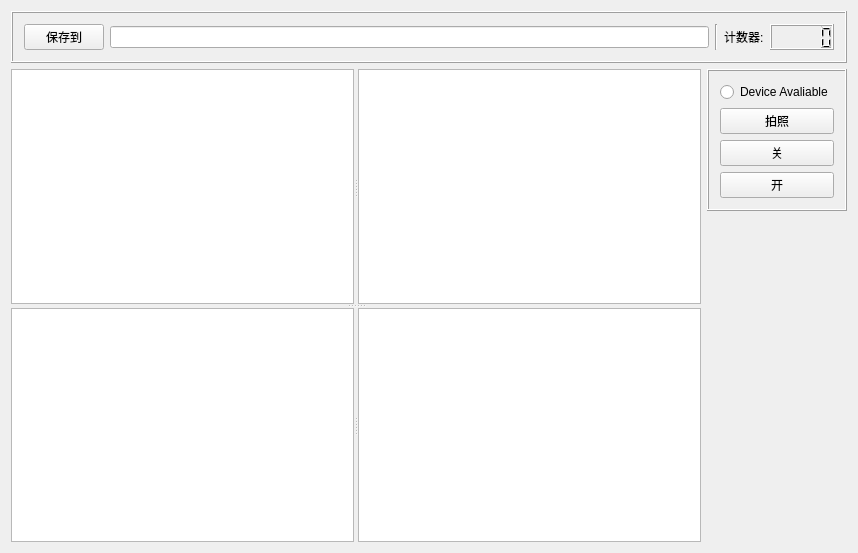
<?xml version="1.0" encoding="UTF-8"?>
<ui version="4.0">
 <class>CameraView</class>
 <widget class="QWidget" name="CameraView">
  <property name="geometry">
   <rect>
    <x>0</x>
    <y>0</y>
    <width>858</width>
    <height>553</height>
   </rect>
  </property>
  <property name="windowTitle">
   <string>相机</string>
  </property>
  <layout class="QGridLayout" name="gridLayout_2">
   <item row="1" column="0" rowspan="2">
    <widget class="QSplitter" name="splitter_3">
     <property name="orientation">
      <enum>Qt::Vertical</enum>
     </property>
     <widget class="QSplitter" name="splitter_U">
      <property name="orientation">
       <enum>Qt::Horizontal</enum>
      </property>
      <widget class="QGraphicsView" name="graphicsView_L"/>
      <widget class="QGraphicsView" name="graphicsView_R"/>
     </widget>
     <widget class="QSplitter" name="splitter_D">
      <property name="orientation">
       <enum>Qt::Horizontal</enum>
      </property>
      <widget class="QGraphicsView" name="graphicsView_RGB"/>
      <widget class="QGraphicsView" name="graphicsView_Depth"/>
     </widget>
    </widget>
   </item>
   <item row="1" column="1">
    <widget class="QFrame" name="frame">
     <property name="maximumSize">
      <size>
       <width>140</width>
       <height>16777215</height>
      </size>
     </property>
     <property name="frameShape">
      <enum>QFrame::Box</enum>
     </property>
     <property name="frameShadow">
      <enum>QFrame::Raised</enum>
     </property>
     <layout class="QGridLayout" name="gridLayout">
      <item row="3" column="0" colspan="2">
       <widget class="QPushButton" name="pushButton_CameraOn">
        <property name="minimumSize">
         <size>
          <width>0</width>
          <height>0</height>
         </size>
        </property>
        <property name="maximumSize">
         <size>
          <width>16777215</width>
          <height>16777215</height>
         </size>
        </property>
        <property name="text">
         <string>开</string>
        </property>
       </widget>
      </item>
      <item row="2" column="0" colspan="2">
       <widget class="QPushButton" name="pushButton_CameraOff">
        <property name="enabled">
         <bool>true</bool>
        </property>
        <property name="minimumSize">
         <size>
          <width>0</width>
          <height>0</height>
         </size>
        </property>
        <property name="maximumSize">
         <size>
          <width>16777215</width>
          <height>16777215</height>
         </size>
        </property>
        <property name="text">
         <string>关</string>
        </property>
       </widget>
      </item>
      <item row="1" column="0" colspan="2">
       <widget class="QPushButton" name="pushButton_Shot">
        <property name="enabled">
         <bool>true</bool>
        </property>
        <property name="minimumSize">
         <size>
          <width>0</width>
          <height>0</height>
         </size>
        </property>
        <property name="maximumSize">
         <size>
          <width>16777215</width>
          <height>16777215</height>
         </size>
        </property>
        <property name="text">
         <string>拍照</string>
        </property>
       </widget>
      </item>
      <item row="0" column="0" colspan="2">
       <widget class="QRadioButton" name="radioButton">
        <property name="text">
         <string>Device Avaliable</string>
        </property>
       </widget>
      </item>
     </layout>
    </widget>
   </item>
   <item row="2" column="1">
    <spacer name="verticalSpacer">
     <property name="orientation">
      <enum>Qt::Vertical</enum>
     </property>
     <property name="sizeHint" stdset="0">
      <size>
       <width>20</width>
       <height>350</height>
      </size>
     </property>
    </spacer>
   </item>
   <item row="0" column="0" colspan="2">
    <widget class="QFrame" name="frame_4">
     <property name="maximumSize">
      <size>
       <width>16777215</width>
       <height>16777215</height>
      </size>
     </property>
     <property name="frameShape">
      <enum>QFrame::Box</enum>
     </property>
     <property name="frameShadow">
      <enum>QFrame::Raised</enum>
     </property>
     <layout class="QHBoxLayout" name="horizontalLayout_3">
      <item>
       <widget class="QPushButton" name="pushButton_FindSavePath">
        <property name="text">
         <string>保存到</string>
        </property>
       </widget>
      </item>
      <item>
       <widget class="QLineEdit" name="lineEdit_SavePath">
        <property name="readOnly">
         <bool>true</bool>
        </property>
       </widget>
      </item>
      <item>
       <widget class="Line" name="line">
        <property name="orientation">
         <enum>Qt::Vertical</enum>
        </property>
       </widget>
      </item>
      <item>
       <widget class="QLabel" name="label">
        <property name="text">
         <string>计数器:</string>
        </property>
       </widget>
      </item>
      <item>
       <widget class="QLCDNumber" name="lcdNumber"/>
      </item>
     </layout>
    </widget>
   </item>
  </layout>
 </widget>
 <layoutdefault spacing="6" margin="11"/>
 <resources/>
 <connections>
  <connection>
   <sender>pushButton_FindSavePath</sender>
   <signal>clicked()</signal>
   <receiver>CameraView</receiver>
   <slot>OnFindSavePath()</slot>
   <hints>
    <hint type="sourcelabel">
     <x>72</x>
     <y>30</y>
    </hint>
    <hint type="destinationlabel">
     <x>109</x>
     <y>3</y>
    </hint>
   </hints>
  </connection>
  <connection>
   <sender>pushButton_CameraOn</sender>
   <signal>clicked()</signal>
   <receiver>CameraView</receiver>
   <slot>OnCameraPowerOn()</slot>
   <hints>
    <hint type="sourcelabel">
     <x>569</x>
     <y>80</y>
    </hint>
    <hint type="destinationlabel">
     <x>450</x>
     <y>56</y>
    </hint>
   </hints>
  </connection>
  <connection>
   <sender>pushButton_CameraOff</sender>
   <signal>clicked()</signal>
   <receiver>CameraView</receiver>
   <slot>OnCameraPowerOff()</slot>
   <hints>
    <hint type="sourcelabel">
     <x>665</x>
     <y>79</y>
    </hint>
    <hint type="destinationlabel">
     <x>691</x>
     <y>58</y>
    </hint>
   </hints>
  </connection>
  <connection>
   <sender>pushButton_Shot</sender>
   <signal>clicked()</signal>
   <receiver>CameraView</receiver>
   <slot>OnShot()</slot>
   <hints>
    <hint type="sourcelabel">
     <x>646</x>
     <y>112</y>
    </hint>
    <hint type="destinationlabel">
     <x>712</x>
     <y>108</y>
    </hint>
   </hints>
  </connection>
 </connections>
 <slots>
  <slot>OnFindSavePath()</slot>
  <slot>OnCameraPowerOn()</slot>
  <slot>OnCameraPowerOff()</slot>
  <slot>OnFocus()</slot>
  <slot>OnShot()</slot>
  <slot>OnValueChanged_ExposureCompensation(int)</slot>
  <slot>OnValueChanged_Quality(int)</slot>
  <slot>OnSelectedChanged_CameraDevice(QString)</slot>
  <slot>OnSelectedChanged_Resolution(QString)</slot>
  <slot>OnSelectedChanged_Codec(QString)</slot>
 </slots>
</ui>
